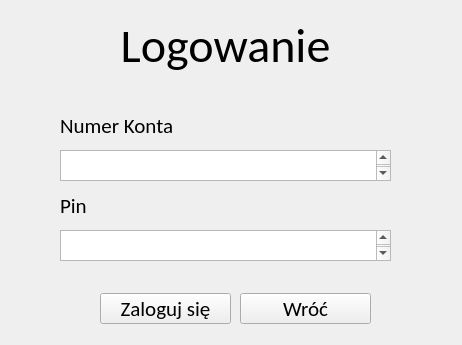
<?xml version="1.0" encoding="UTF-8"?>
<ui version="4.0">
 <class>LoginWindow</class>
 <widget class="QWidget" name="LoginWindow">
  <property name="geometry">
   <rect>
    <x>0</x>
    <y>0</y>
    <width>462</width>
    <height>345</height>
   </rect>
  </property>
  <property name="minimumSize">
   <size>
    <width>462</width>
    <height>345</height>
   </size>
  </property>
  <property name="maximumSize">
   <size>
    <width>462</width>
    <height>345</height>
   </size>
  </property>
  <property name="windowTitle">
   <string>Logowanie</string>
  </property>
  <widget class="QLabel" name="LoginLabel">
   <property name="geometry">
    <rect>
     <x>60</x>
     <y>100</y>
     <width>131</width>
     <height>51</height>
    </rect>
   </property>
   <property name="font">
    <font>
     <family>Calibri</family>
     <pointsize>16</pointsize>
    </font>
   </property>
   <property name="text">
    <string>Numer Konta</string>
   </property>
  </widget>
  <widget class="QLabel" name="PinLabel">
   <property name="geometry">
    <rect>
     <x>60</x>
     <y>180</y>
     <width>91</width>
     <height>51</height>
    </rect>
   </property>
   <property name="font">
    <font>
     <family>Calibri</family>
     <pointsize>16</pointsize>
    </font>
   </property>
   <property name="text">
    <string>Pin</string>
   </property>
  </widget>
  <widget class="QTextEdit" name="LoginEdit">
   <property name="geometry">
    <rect>
     <x>60</x>
     <y>150</y>
     <width>331</width>
     <height>31</height>
    </rect>
   </property>
   <property name="font">
    <font>
     <family>Calibri</family>
     <pointsize>16</pointsize>
    </font>
   </property>
  </widget>
  <widget class="QTextEdit" name="PasswordEdit">
   <property name="geometry">
    <rect>
     <x>60</x>
     <y>230</y>
     <width>331</width>
     <height>31</height>
    </rect>
   </property>
   <property name="font">
    <font>
     <family>Calibri</family>
     <pointsize>16</pointsize>
    </font>
   </property>
  </widget>
  <widget class="QLabel" name="LoginLabel_2">
   <property name="geometry">
    <rect>
     <x>60</x>
     <y>20</y>
     <width>331</width>
     <height>51</height>
    </rect>
   </property>
   <property name="font">
    <font>
     <family>Calibri</family>
     <pointsize>36</pointsize>
    </font>
   </property>
   <property name="text">
    <string>Logowanie</string>
   </property>
   <property name="alignment">
    <set>Qt::AlignmentFlag::AlignCenter</set>
   </property>
  </widget>
  <widget class="QPushButton" name="LogIntoButton">
   <property name="geometry">
    <rect>
     <x>100</x>
     <y>293</y>
     <width>131</width>
     <height>31</height>
    </rect>
   </property>
   <property name="font">
    <font>
     <family>Calibri</family>
     <pointsize>16</pointsize>
    </font>
   </property>
   <property name="text">
    <string>Zaloguj się</string>
   </property>
  </widget>
  <widget class="QPushButton" name="BackButton">
   <property name="geometry">
    <rect>
     <x>240</x>
     <y>293</y>
     <width>131</width>
     <height>31</height>
    </rect>
   </property>
   <property name="font">
    <font>
     <family>Calibri</family>
     <pointsize>16</pointsize>
    </font>
   </property>
   <property name="text">
    <string>Wróć</string>
   </property>
  </widget>
 </widget>
 <resources/>
 <connections/>
</ui>
